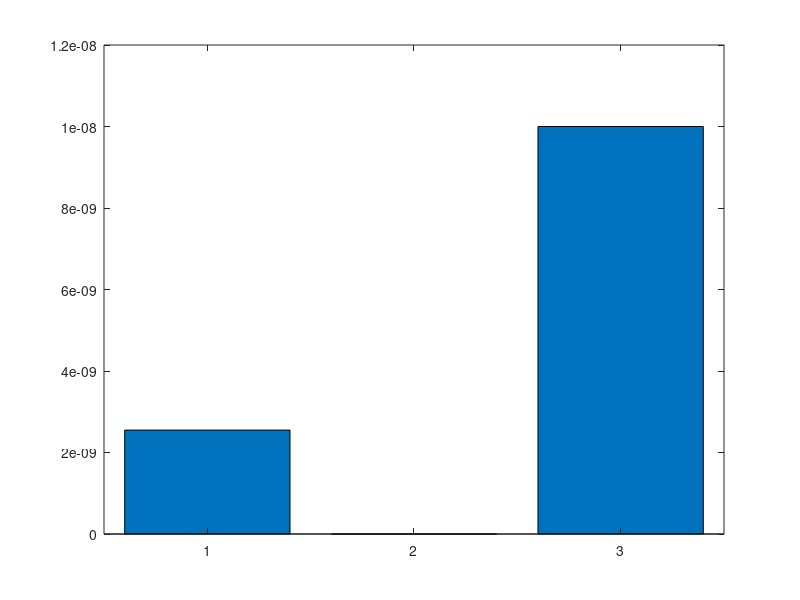

Write MATLAB code to recreate this figure.
%% Exo 5

%% a)
a = -100000000
b = 1

x1 = -a/2 + sqrt((a/2)^2 - b)
x2 = -a/2 - sqrt((a/2)^2 - b)

%% b)
x2_b_1 = b/x1
x2_b_2 = abs(a) - x1
% La 2e formule ne permet pas d'avoir le resultat precisement a cause des
% valeurs elevees des nombres de a et x1 (et faible de x2)
% alors que la premiere fonctionne, b est 1

x1_b_1 = b/x2
x1_b_2 = abs(a) - x2
% Ici, la premiere formule donne un resultat errone

%% c)
results = roots([1 a b])
% Comparaison :
err_x1 = results(1)-x1
err_x2 = results(2)-x2
err_x1_b_1 = results(1)-x1_b_1
err_x1_b_2 = results(1)-x1_b_2
err_x2_b_1 = results(2)-x2_b_1
err_x2_b_2 = results(2)-x2_b_2

bar([err_x1 err_x1_b_1 err_x1_b_2])
%`hold on;
bar([err_x2 err_x2_b_1 err_x2_b_2])
